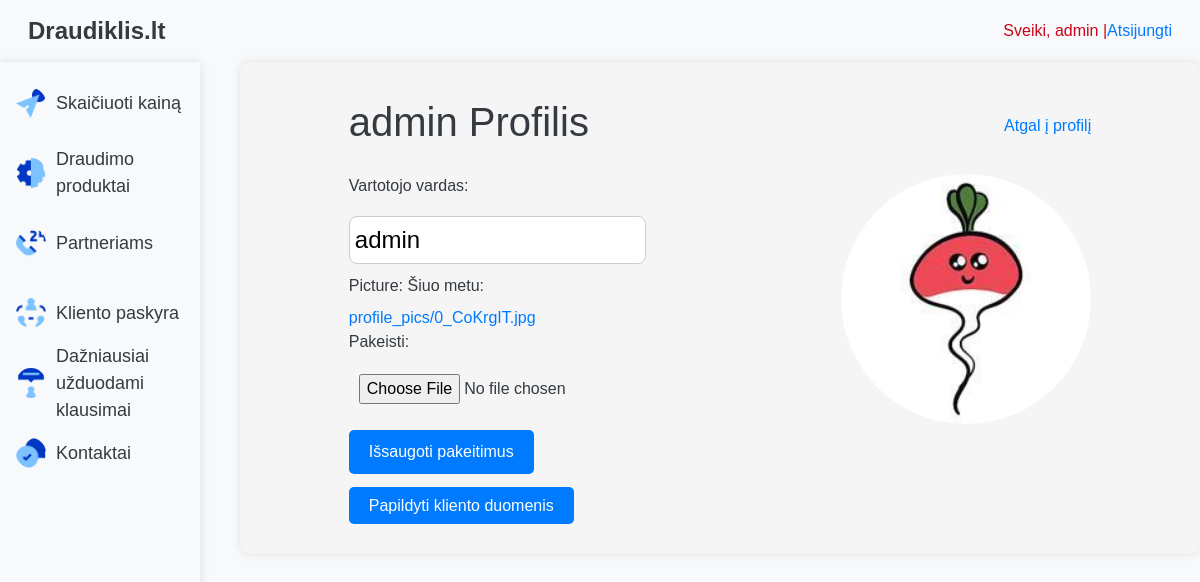
Page /app/profile/edit/ (signed in) on the committed database.
### app/models.py (models this page shows, shortened)
class Profile(models.Model):
    picture = models.ImageField(upload_to='profile_pics', default='default-user.png')
    user = models.OneToOneField(User, on_delete=models.CASCADE)

### app/views.py (the view)
# urls.py: path('profile/edit/', views.profile_view, name='profile_view'),
@login_required
def profile_view(request):
    profile, created = Profile.objects.get_or_create(user=request.user)
    if request.method == 'POST':
        form = ProfileUpdateForm(request.POST, request.FILES, instance=profile)
        username = request.POST.get('username')
        if form.is_valid():
            if username:
                request.user.username = username
                request.user.save()
            form.save()
            messages.success(request, 'Profilis sėkmingai atnaujintas!')
            return redirect('profile')
    else:
        form = ProfileUpdateForm(instance=profile)
    return render(request, 'profile_edit.html', {'form': form, 'profile': profile, 'user_profile_picture': profile.picture.url})

### app/forms.py
class ProfileUpdateForm(forms.ModelForm):
    class Meta:
        model = Profile
        fields = ['picture']

### app/templates/profile_edit.html (shortened to what this page needs)
{% extends "base.html" %}
{% block content %}
<div style="margin: 20px auto; width: 80%; max-width: 800px;">
    <div style="display: flex; justify-content: space-between; align-items: center; margin-bottom: 20px;">
        <h1>{{ profile.user.username }} Profilis</h1>
        <a href="{% url 'profile' %}" style="font-size: 16px; text-decoration: none; color: #007bff;">Atgal į profilį</a>
    </div>
    <div style="display: flex; align-items: flex-start; justify-content: space-between; margin-bottom: 20px;">
        <form method="post" enctype="multipart/form-data" style="width: 40%;">
            <div style="margin-bottom: 10px;">
                <label for="username">Vartotojo vardas:</label>
                <input type="text" name="username" value="{{ profile.user.username }}" style="font-size: 24px; width: 100%; padding: 5px; border-radius: 8px; border: 1px solid #ccc; margin-bottom: 10px;">
            </div>
            {{ form.as_p }}
            <button type="submit" style="background-color: #007bff; color: white; padding: 10px 20px; border: none; border-radius: 5px;">Išsaugoti pakeitimus</button>
        </form>
        <div style="margin-left: 20px;">
            <img src="{{ profile.picture.url }}" alt="Profile Picture" style="width: 250px; height: 250px; border-radius: 50%;">
        </div>
    </div>
    <a href="{% url 'update_klientas' %}" style="background-color: #007bff; color: white; padding: 10px 20px; border: none; border-radius: 5px; text-decoration: none;">Papildyti kliento duomenis</a>
</div>
{% endblock %}

### app/templates/base.html (shortened to what this page needs)
<!DOCTYPE html>
{% load static %}
<html lang="en">
<head>
    <link rel="stylesheet" href="https://stackpath.bootstrapcdn.com/bootstrap/4.5.2/css/bootstrap.min.css">
    <link rel="stylesheet" type="text/css" href="{% static 'styles.css' %}">
</head>
<body>
    <div id="top-shelf" class="d-flex justify-content-between align-items-center p-2 bg-light">
        <div class="left-top">
            <a href="{% url 'home' %}" class="navbar-brand text-dark">Draudiklis.lt</a>
        </div>
        <div class="right-top profile-welcome">
            {% if user.is_authenticated %}
                {% if user.brokerprofile %}
                    <a href="{% url 'broker_profile' broker_id=user.brokerprofile.broker.id %}">
                        <img src="{{ user.brokerprofile.profile_picture.url }}" alt="Profile Picture">
                        Sveiki, {{ user.username }}
                    </a> | <a href="{% url 'broker_logout' %}" class="text-primary">Atsijungti</a>
                {% else %}
                    Sveiki, {{ user.username }} | <a href="{% url 'broker_logout' %}" class="text-primary">Atsijungti</a>
                {% endif %}
            {% else %}
                <a href="{% url 'profile' %}">Kliento paskyra</a>
            {% endif %}
        </div>
    </div>
    <div class="d-flex">
        <div class="left-section bg-light p-3" style="width: 200px;">
            <ul class="selections list-unstyled">
                <li class="expandable position-relative">
                    <img src="{% static 'icons/calculator.png' %}" class="selection-icon" alt="Calculator Icon">
                    <a href="#" id="price-calc-link" class="text-dark">Skaičiuoti kainą</a>
                </li>
                <li>
                    <img src="{% static 'icons/products.png' %}" class="selection-icon" alt="Products Icon">
                    <a href="{% url 'draudimo_produktai' %}" class="text-dark">Draudimo produktai</a>
                </li>
               <li class="expandable position-relative">
                    <img src="{% static 'icons/about.png' %}" class="selection-icon" alt="Partners Icon">
                    <a href="#" class="text-dark">Partneriams</a>
                </li>
                <li>
                    <img src="{% static 'icons/account.png' %}" class="selection-icon" alt="Account Icon">
                    <a href="{% url 'profile' %}" class="text-dark">Kliento paskyra</a>
                </li>
                <li>
                    <img src="{% static 'icons/faq.png' %}" class="selection-icon" alt="FAQ Icon">
                    <a href="{% url 'faq' %}" class="text-dark">Dažniausiai užduodami klausimai</a>
                </li>
                <li>
                    <img src="{% static 'icons/contact.png' %}" class="selection-icon" alt="Contact Icon">
                    <a href="{% url 'contact' %}" class="text-dark">Kontaktai</a>
                </li>
            </ul>
        </div>
        <div class="center-section p-3" style="flex-grow: 1;">
            {% block content %}
            {% endblock %}
        </div>
    </div>
</body>
</html>

### app/static/styles.css (style rules this page uses)
#top-shelf { background-color: #333; color: #fff; padding: 10px; display: flex; justify-content: space-between; align-items: center; }
.left-top { margin-left: 20px; }
.right-top { margin-right: 20px; }
.left-section { width: 230px; background-color: white; padding: 5px; box-shadow: 0 0 10px rgba(0, 0, 0, 0.1); height: 100%; position: fixed; overflow-y: auto; }
.selections { list-style-type: none; padding: 0; }
.selections li { margin-bottom: 20px; display: flex; align-items: center; height: 50px; }
.selections li a { color: #333; text-decoration: none; font-size: 18px; margin-left: 10px; flex-grow: 1; }
.selection-icon { width: 30px; height: 30px; display: inline-block; vertical-align: middle; }
.center-section { margin-left: 240px; background-color: #f5f5f5; padding: 20px; border-radius: 10px; box-shadow: 0 0 10px rgba(0, 0, 0, 0.1); flex-grow: 1; min-height: 100%; }
input, select { display: block; width: 100%; padding: 10px; margin: 10px 0; box-sizing: border-box; }
button { padding: 10px 20px; background-color: #007bff; color: white; border: none; border-radius: 5px; cursor: pointer; }
body { font-family: Arial, sans-serif; background-color: #f8f9fa; color: #343a40; }
body { font-family: Arial, sans-serif; }
img { border-radius: 50%; }

### app/templates/base.html (style rules this page uses)
.navbar-brand { font-size: 1.5em; font-weight: bold; }
.profile-welcome { color: #c90618; display: flex; align-items: center; }

### rows in the picture
Profile: user.username "admin", username "admin", picture (picture)

### other values in the picture
{{ user.username }} "admin"
